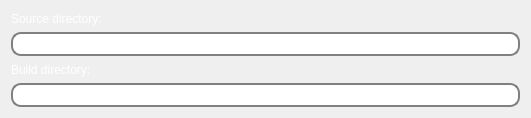
  <widget class="QWidget" name="layoutWidget">
   <property name="geometry">
    <rect>
     <x>158</x>
     <y>10</y>
     <width>531</width>
     <height>118</height>
    </rect>
   </property>
   <layout class="QVBoxLayout" name="verticalLayout_4">
    <item>
     <layout class="QVBoxLayout" name="verticalLayout_5">
      <item>
       <widget class="QLabel" name="label_curr_source">
        <property name="styleSheet">
         <string notr="true">color: rgb(255, 255, 255);
font: 15pt &quot;Gill Sans&quot;</string>
        </property>
        <property name="text">
         <string>Source directory:</string>
        </property>
       </widget>
      </item>
      <item>
       <widget class="QLineEdit" name="curr_source_dir">
        <property name="styleSheet">
         <string notr="true">QLineEdit {
    border-width: 5px;
    border-radius: 15px;
    font: 13pt &quot;Gill Sans&quot;;
    border: 2px solid gray;
    border-radius: 10px;
    padding: 2 10px;
    background: rgb(255, 255, 255);
    color: rgb(0, 0, 0);
    selection-background-color: rgb(233, 233, 233);
}</string>
        </property>
       </widget>
      </item>
     </layout>
    </item>
    <item>
     <layout class="QVBoxLayout" name="verticalLayout_6">
      <item>
       <widget class="QLabel" name="lable_curr_build">
        <property name="styleSheet">
         <string notr="true">color: rgb(255, 255, 255);
font: 15pt &quot;Gill Sans&quot;</string>
        </property>
        <property name="text">
         <string>Build directory:</string>
        </property>
       </widget>
      </item>
      <item>
       <widget class="QLineEdit" name="curr_build_dir">
        <property name="styleSheet">
         <string notr="true">QLineEdit {
    border-width: 5px;
    border-radius: 15px;
    font: 13pt &quot;Gill Sans&quot;;
    border: 2px solid gray;
    border-radius: 10px;
    padding: 2 10px;
    background: rgb(255, 255, 255);
    color: rgb(0, 0, 0);
    selection-background-color: rgb(233, 233, 233);
}</string>
        </property>
       </widget>
      </item>
     </layout>
    </item>
   </layout>
  </widget>
